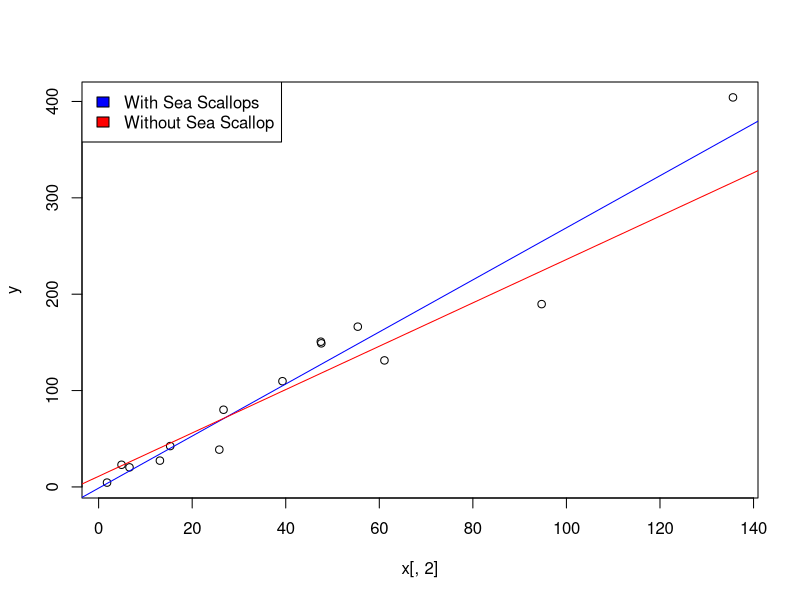

Recreate this plot in R.
#Question 5

#Part A
#Setting Data Point
y <- matrix(c(27.3, 42.4 ,38.7, 4.5, 23, 166.3, 109.7, 80.1, 150.7, 20.3, 189.7,
              131.3, 404.2, 149),14,1,byrow = TRUE)
y

x <- matrix(c(rep(1,14),13.1, 15.3, 25.8, 1.8, 4.9, 55.4, 
              39.3, 26.7, 47.5, 6.6, 94.7, 61.1, 135.6, 47.6), 14, 2)
x

#Part B
#Finding Least Square Estimator
b <- solve(t(x)%*%x,t(x)%*%y)
b

#Inverse of diagonal X^T*X
xtx.inverse <- solve(t(x)%*%x)
xtx.inverse

#Part C
#Calculating Sample Variance
e <- y-x%*%b
e

#Calculating Sum-squared
SSRes <- sum(e^2)
SSRes

#Calculating sample variance
s2 <- SSRes/(14-2)
s2

#Calculating the variance of the least square estimator
b.var <- solve(t(x)%*%x)*s2
diag.b.var <- diag(solve(t(x)%*%x))*s2
diag.b.var

#Part D
#Calculating ocean trout expected price in 1980
t <- matrix(c(1,28),2,1)
t
y.bar <- t(t)%*%b
y.bar

#Part E
#Calculating the H(hat) matrix
hat <- x%*%solve(t(x)%*%x)%*%t(x)
hat

#Sea scallops leverage
hat[13,13]

#Calculating Residual variance
e.var <- s2*(diag(14)-hat)
e.var

#Standardised Residual calculation function
z <- function(i){
  e[i,1]/sqrt(s2*(1-hat[i,i]))
}

#Calculating Standardised Residual for sea scallops
z(13)

#Part F
#Cook's distance functioon 
d <-function(i){
  (((z(i))^2)/2)*((hat[i,i])/(1-hat[i,i]))
} 

#Cook's distance for sea scallops
d(13)



#Part G
#Cook's Distance matrix for all observation
cook.d <- matrix(c(0,14), 14, 1)
i <- 0
while (i < 15) {
  cook.d[i,1]=d(i)
  i = i+1
}
cook.d



#Omitting Sea Scallop observation fitting
x.omit <- x[-13,]
x.omit
y.omit <- y[-13,1]
y.omit
b.omit <- solve(t(x.omit)%*%x.omit,t(x.omit)%*%y.omit)
b.omit


#Plotting Regression Graph with and without sea scallop
plot(x[,2],y)
abline(b[1,1],b[2,1], col = "blue")
abline(b.omit[1,1],b.omit[2,1], col = "red")
legend("topleft",
       c("With Sea Scallops","Without Sea Scallop"),
       fill=c("blue","red"))






